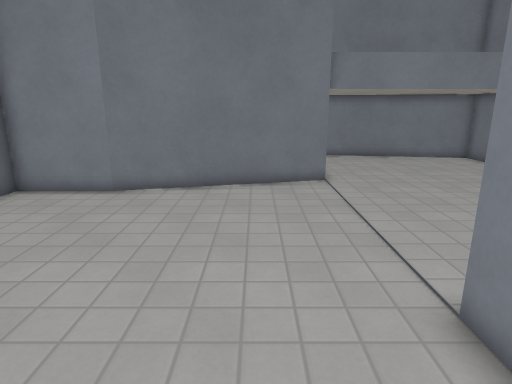
view 1 (above)

14 first-person views from a walk through a level from a Godot 3-D game. The camera is 1.5 m above the floor, tilts 14° down and sees 75° across. The floor is counted in squares, 0.5 m on a side. Each view is taken from the middle of a square. On the plan, view 1 faces up. The plan holds only what a view shows up to about 20 squares ahead; the rest is blank. The place goes on beyond the plan. Surface patterns are stand-ins for the level's own textures.

view 2
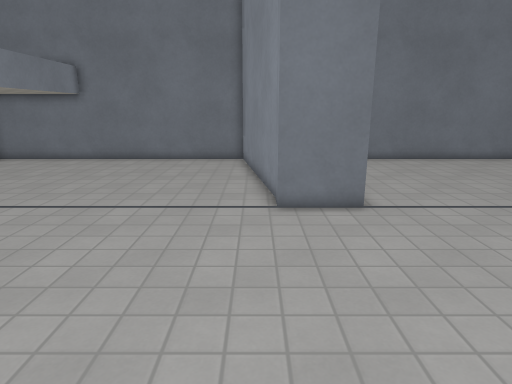

view 3
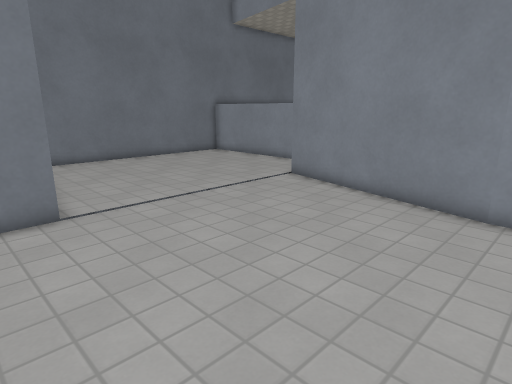

view 4
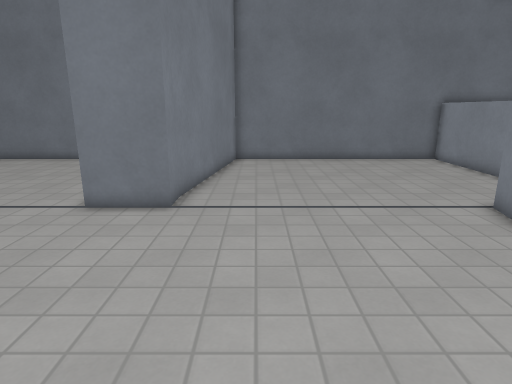

view 5
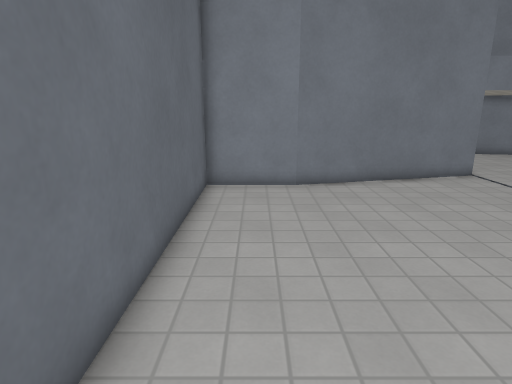

view 6
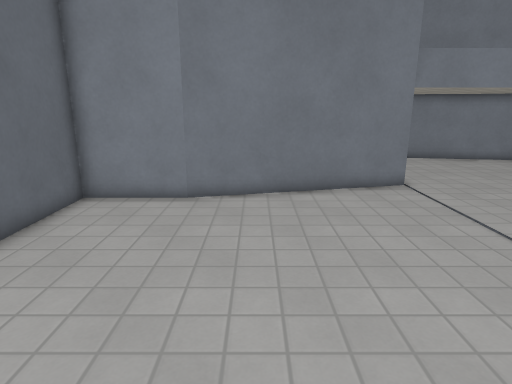

view 7
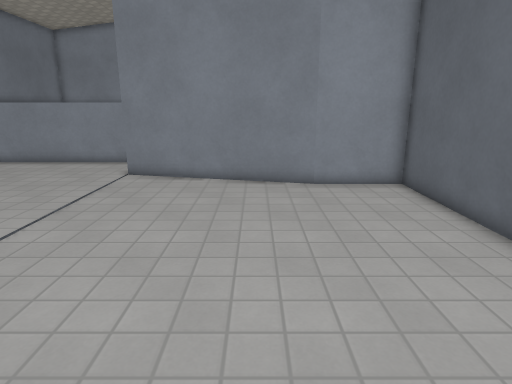

view 8
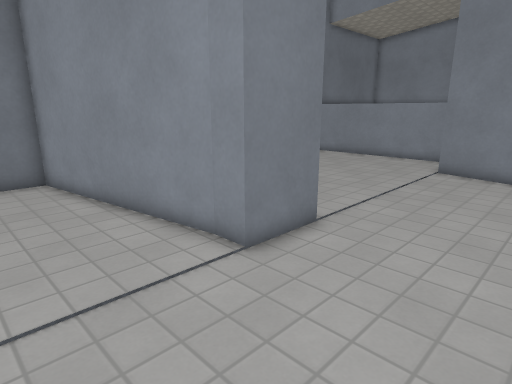

view 9
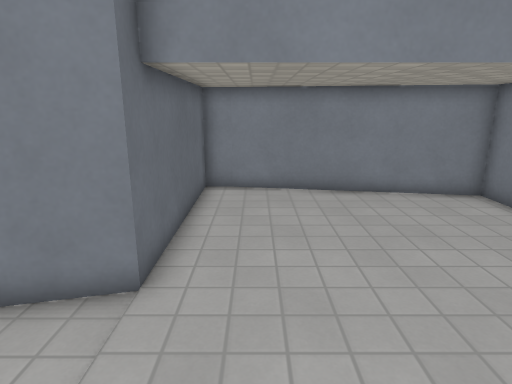

view 10
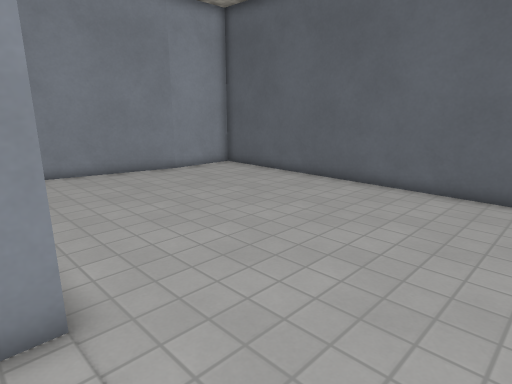

view 11
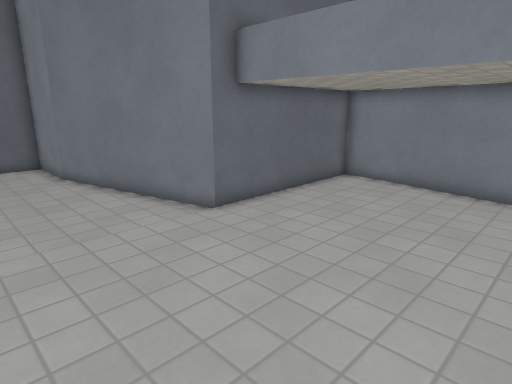

view 12
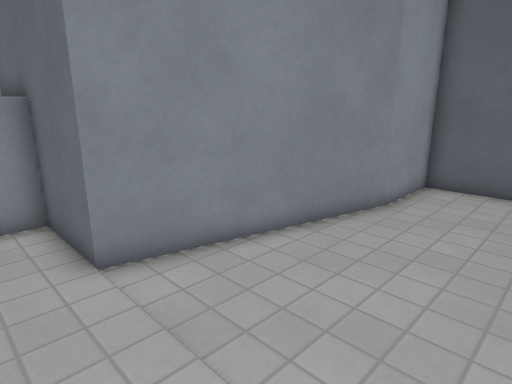

view 13
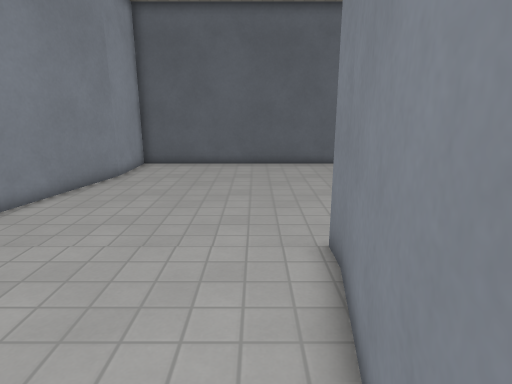

view 14
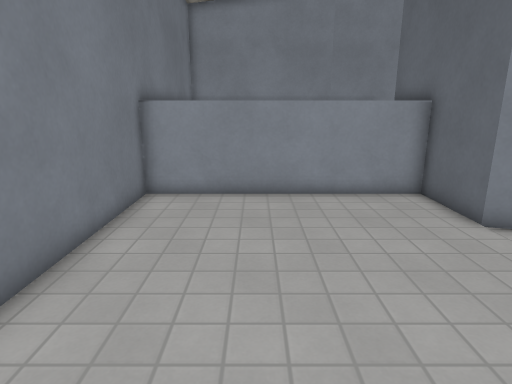

### Floor plan
Points are (right, up) in squares from view 1. A wall is a line through its corners. A room is listed if a view was taken in it or the views show most of it. See-through windows are left out.
Room 1 (views 1, 2, 3, 4, 5, 6, 7, 8, 9, 10, 11, 12, 13, 14)
walls: (4, 4.3) (13, 5.8) (13, 20.5) (4, 21.9); (4.1, 1.6) (3, 1.6) (3, 4.3) (4.1, 4.3); (-5.2, 12.2) (-9, 12.2) (-9, -6.4) (-5.4, -6.4) (3, -8.4) (3, -14.5); (2.9, -11.8) (13, -11.8); (4.1, 21.9) (3, 21.9) (3, 14.2) (-5.4, 12.2); (13, -14.5) (13, 0.2) (4, 1.6)

Where each view was taken, in squares from view 1:
view 1: 0 up, 0 right, facing up
view 2: 5 up, 7 left, facing right
view 3: 4 up, 7 left, facing down-right
view 4: 1 down, 7 left, facing right
view 5: 1 down, 7 left, facing up
view 6: 1 up, 3 left, facing up
view 7: 7 up, 3 left, facing down
view 8: 9 up, 2 left, facing down-right
view 9: 9 up, 5 right, facing up
view 10: 9 up, 4 right, facing down-left
view 11: 8 up, 11 right, facing up-left
view 12: 2 down, 5 right, facing down-left
view 13: 0 up, 10 right, facing left
view 14: 0 up, 9 right, facing down
